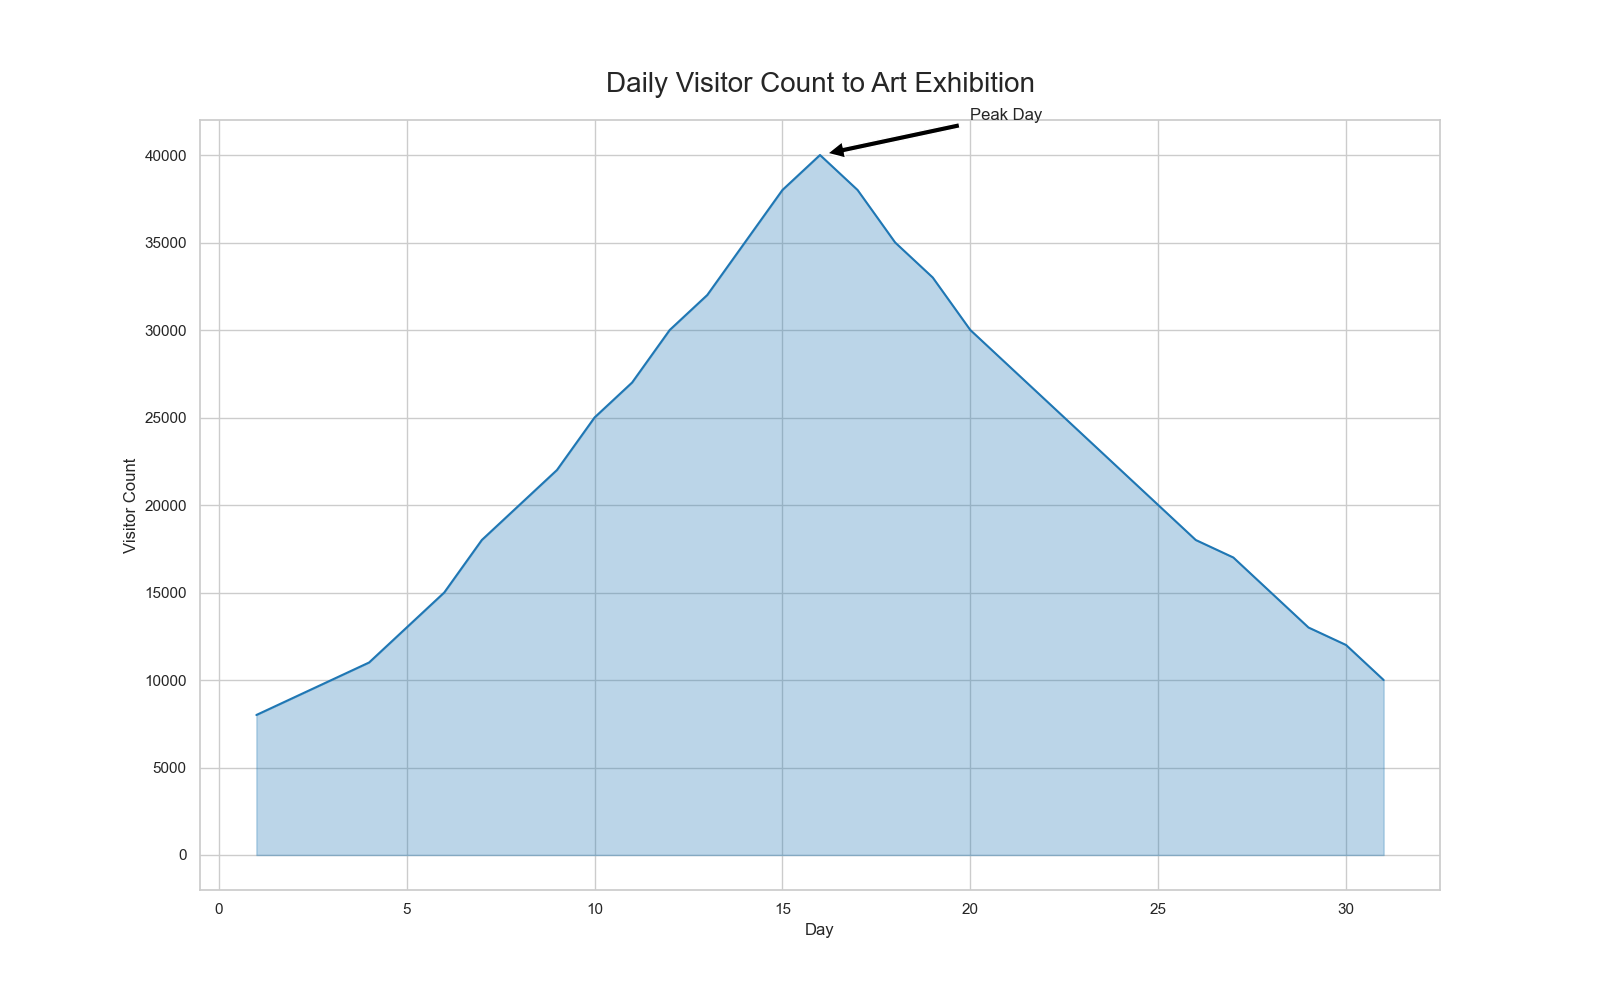

Python code for this plot:

import seaborn as sns
import pandas as pd
import matplotlib.pyplot as plt

data = {
    "Day": list(range(1, 32)),
    "Visitor_Count": [
        8000, 9000, 10000, 11000, 13000, 15000, 18000, 20000, 22000, 25000,
        27000, 30000, 32000, 35000, 38000, 40000, 38000, 35000, 33000, 30000,
        28000, 26000, 24000, 22000, 20000, 18000, 17000, 15000, 13000, 12000,
        10000
    ]
}

data_df = pd.DataFrame(data)

plt.figure(figsize=(16, 10))
sns_line = sns.lineplot(data=data_df, x="Day", y="Visitor_Count", color="#1f77b4")
sns_line.fill_between(data_df.Day, data_df.Visitor_Count, color="#1f77b4", alpha=0.3)

plt.annotate('Peak Day', xy=(16, data_df.loc[15, 'Visitor_Count']),
             xytext=(20, data_df.Visitor_Count.max() + 2000),
             arrowprops=dict(facecolor='black', shrink=0.05))

sns_line.set_title('Daily Visitor Count to Art Exhibition', fontsize=20, pad=20)
sns_line.set_xlabel('Day')
sns_line.set_ylabel('Visitor Count')

plt.show()
